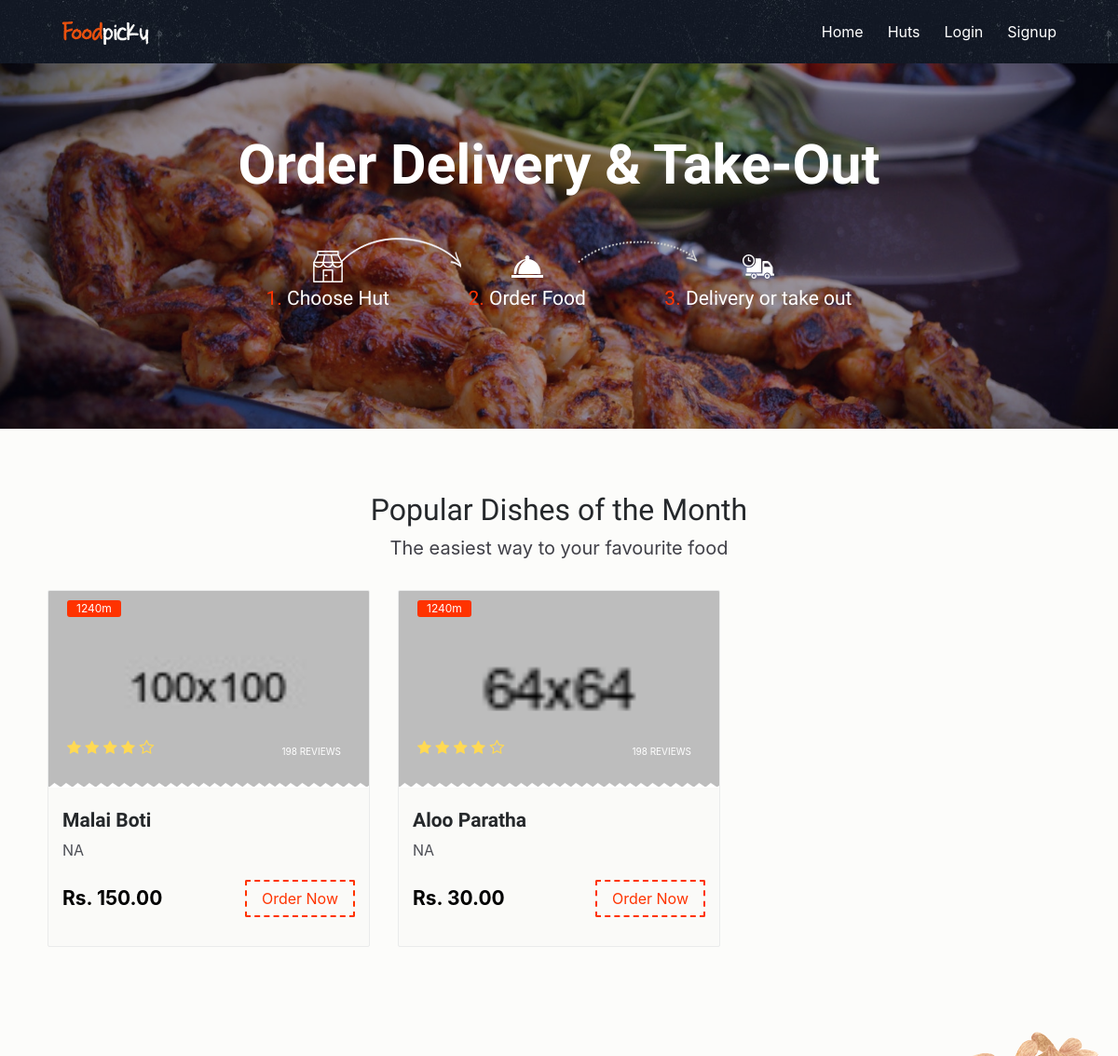
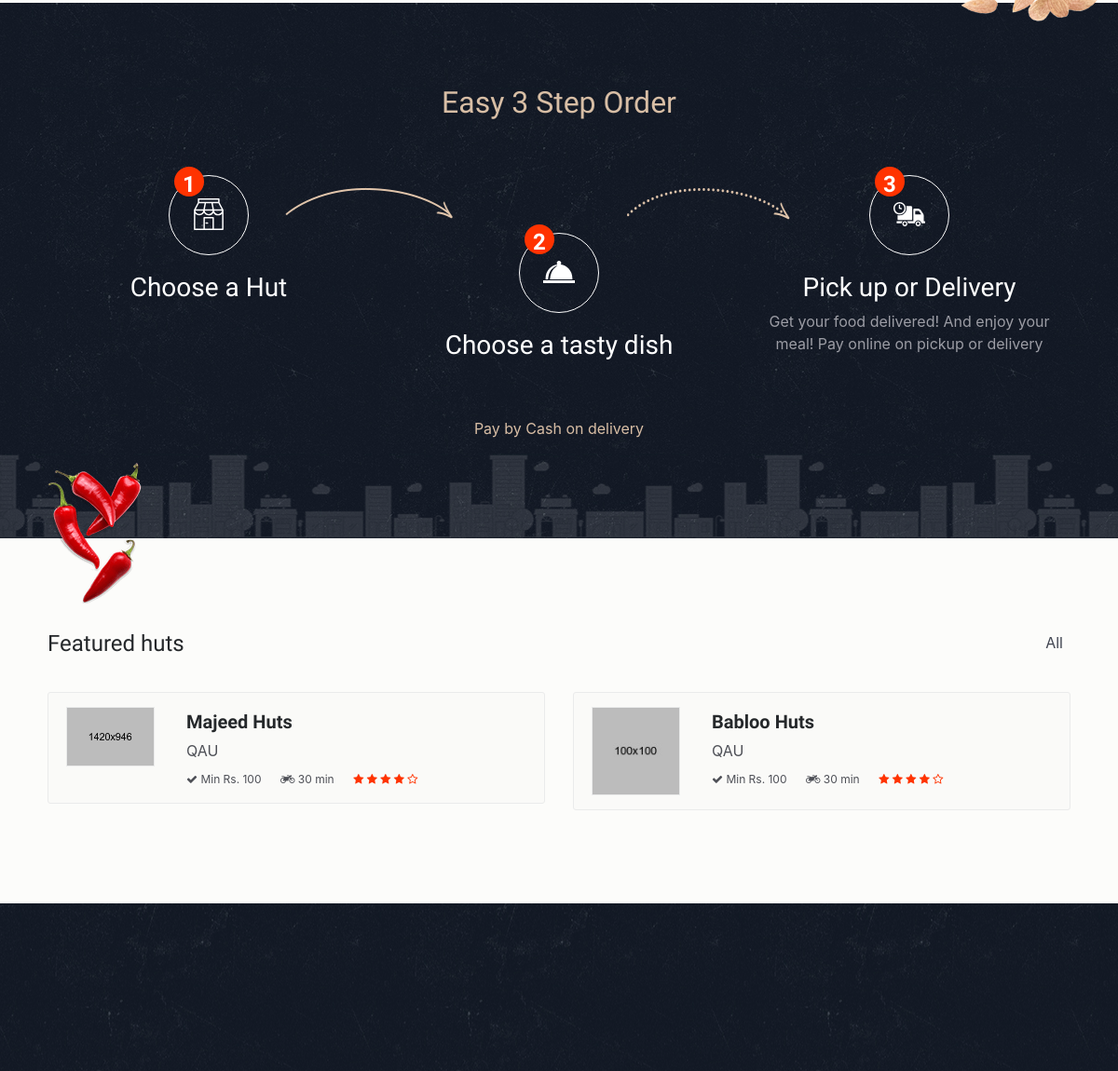
Before: / with the older database file (2 pictures, top to bottom).
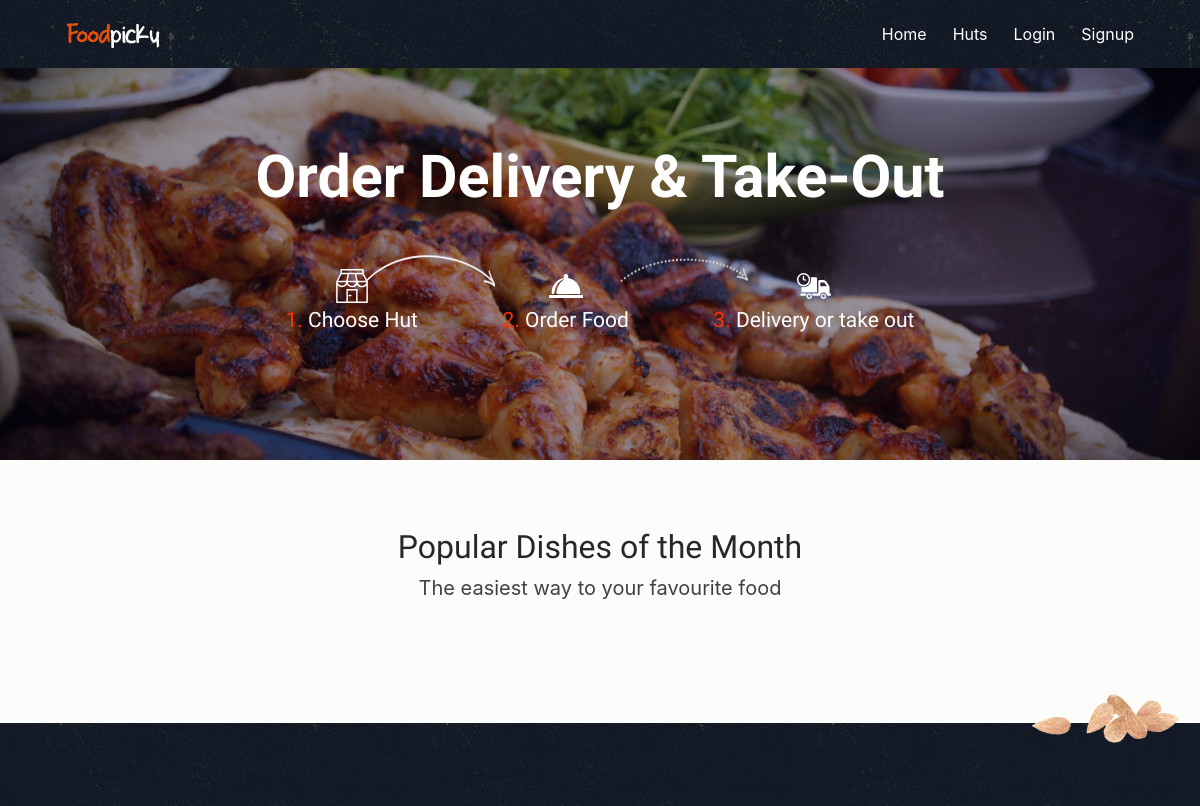
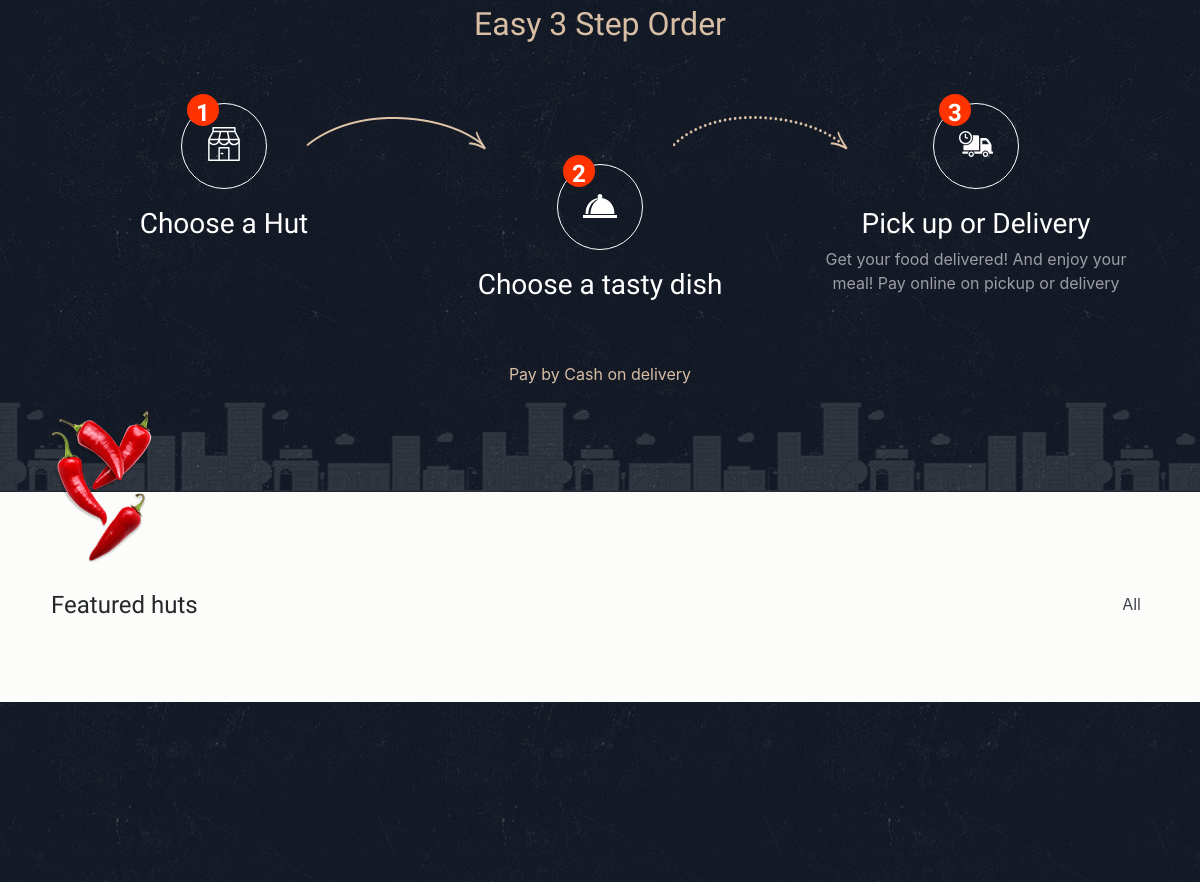
After: the same page with the newer database file (2 pictures, top to bottom).
### tables this page shows
CREATE TABLE `dishes` (
  `d_id` int(222) NOT NULL,
  `rs_id` int(222) NOT NULL,
  `title` varchar(222) NOT NULL,
  `slogan` varchar(222) NOT NULL,
  `price` decimal(10,2) NOT NULL,
  `img` varchar(222) NOT NULL
);

CREATE TABLE `restaurant` (
  `rs_id` int(222) NOT NULL,
  `c_id` int(222) DEFAULT NULL,
  `title` varchar(222) NOT NULL,
  `email` varchar(222) NOT NULL,
  `phone` varchar(222) NOT NULL,
  `url` varchar(222) NOT NULL,
  `o_hr` varchar(222) NOT NULL,
  `c_hr` varchar(222) NOT NULL,
  `o_days` varchar(222) NOT NULL,
  `address` text NOT NULL,
  `image` text NOT NULL,
  `date` timestamp NOT NULL DEFAULT current_timestamp() ON UPDATE current_timestamp()
);

### index.php (the view, shortened to what this page needs)
<?php include("connection/connect.php");
?>
<!DOCTYPE html>
<html lang="en">
<head>
    <link href="css/bootstrap.min.css" rel="stylesheet">
    <link href="css/font-awesome.min.css" rel="stylesheet">
    <link href="css/animsition.min.css" rel="stylesheet">
    <link href="css/animate.css" rel="stylesheet">
    <link href="css/style.css" rel="stylesheet">
</head>
<body class="home">
    <header id="header" class="header-scroll top-header headrom">
        <nav class="navbar navbar-dark">
            <div class="container">
                <a class="navbar-brand" href="index.php"> <img class="img-rounded" src="images/food-picky-logo.png"
                        alt=""> </a>
                <div class="collapse navbar-toggleable-md  float-lg-right" id="mainNavbarCollapse">
                    <ul class="nav navbar-nav">
                        <li class="nav-item"> <a class="nav-link active" href="index.php">Home </a> </li>
                        <li class="nav-item"> <a class="nav-link active" href="restaurants.php">Huts </a> </li>
                        <?php
                                if(empty($_SESSION["user_id"]))
                                {
                                    echo '<li class="nav-item"><a href="login.php" class="nav-link active">Login</a> </li>
                                    <li class="nav-item"><a href="registration.php" class="nav-link active">Signup</a> </li>';
                                }
                                else
                                {
                                    echo  '<li class="nav-item"><a href="your_orders.php" class="nav-link active">Your Orders</a> </li>';
                                    echo  '<li class="nav-item"><a href="logout.php" class="nav-link active">Logout</a> </li>';
                                }
                            ?>
                    </ul>
                </div>
            </div>
        </nav>
    </header>
    <section class="hero bg-image" data-image-src="images/img/main.jpeg">
        <div class="hero-inner">
            <div class="container text-center hero-text font-white">
                <h1>Order Delivery & Take-Out </h1>
                <div class="steps">
                    <div class="step-item step1">
                        <h4><span>1. </span>Choose Hut</h4>
                    </div>
                    <div class="step-item step2">
                        <h4><span>2. </span>Order Food</h4>
                    </div>
                    <div class="step-item step3">
                        <h4><span>3. </span>Delivery or take out</h4>
                    </div>
                </div>
            </div>
        </div>
    </section>
    <section class="popular">
        <div class="container">
            <div class="title text-xs-center m-b-30">
                <h2>Popular Dishes of the Month</h2>
                <p class="lead">The easiest way to your favourite food</p>
            </div>
            <div class="row"> <?php
					$query_res= mysqli_query($db,"select * from dishes LIMIT 3");
					while($r=mysqli_fetch_array($query_res)) {
						echo '  <div class="col-xs-12 col-sm-6 col-md-4 food-item">
									<div class="food-item-wrap">
										<div class="figure-wrap bg-image" data-image-src="admin/Res_img/dishes/'.$r['img'].'">
											<div class="distance"><i class="fa fa-pin"></i>1240m</div>
											<div class="rating pull-left"> <i class="fa fa-star"></i> <i class="fa fa-star"></i> <i class="fa fa-star"></i> <i class="fa fa-star"></i> <i class="fa fa-star-o"></i> </div>
											<div class="review pull-right"><a href="#">198 reviews</a> </div>
										</div>
										<div class="content">
											<h5><a href="dishes.php?res_id='.$r['rs_id'].'">'.$r['title'].'</a></h5>
											<div class="product-name">'.$r['slogan'].'</div>
											<div class="price-btn-block"> <span class="price">Rs. '.$r['price'].'</span> <a href="dishes.php?res_id='.$r['rs_id'].'" class="btn theme-btn-dash pull-right">Order Now</a> </div>
										</div>
									</div>
								</div>';
    				}?>
            </div>
        </div>
    </section>
    <section class="how-it-works">
        <div class="container">
            <div class="text-xs-center">
                <h2>Easy 3 Step Order</h2>
                <div class="row how-it-works-solution">
                    <div class="col-xs-12 col-sm-12 col-md-4 how-it-works-steps white-txt col1">
                        <div class="how-it-works-wrap">
                            <div class="step step-1">
                                <div class="icon" data-step="1">
                                </div>
                                <h3>Choose a Hut</h3>
                            </div>
                        </div>
                    </div>
                    <div class="col-xs-12 col-sm-12 col-md-4 how-it-works-steps white-txt col2">
                        <div class="step step-2">
                            <div class="icon" data-step="2">
                            </div>
                            <h3>Choose a tasty dish</h3>
                        </div>
                    </div>
                    <div class="col-xs-12 col-sm-12 col-md-4 how-it-works-steps white-txt col3">
                        <div class="step step-3">
                            <div class="icon" data-step="3">
                            </div>
                            <h3>Pick up or Delivery</h3>
                            <p>Get your food delivered! And enjoy your meal! Pay online on pickup or delivery</p>
                        </div>
                    </div>
                </div>
            </div>
            <div class="row">
                <div class="col-sm-12 text-center">
                    <p class="pay-info">Pay by Cash on delivery</p>
                </div>
            </div>
        </div>
    </section>
    <section class="featured-restaurants">
        <div class="container">
            <div class="row">
                <div class="col-sm-4">
                    <div class="title-block pull-left">
                        <h4>Featured huts</h4>
                    </div>
                </div>
                <div class="col-sm-8">
                    <div class="restaurants-filter pull-right">
                        <nav class="primary pull-left">
                            <ul>
                                <li><a href="#" class="selected" data-filter="*">all</a> </li>
                            </ul>
                        </nav>
                    </div>
                </div>
            </div>
            <div class="row">
                <div class="restaurant-listing">
                    <?php
						    $ress= mysqli_query($db,"select * from restaurant");
                            while($rows=mysqli_fetch_array($ress))
                            {
                                echo ' <div class="col-xs-12 col-sm-12 col-md-6 single-restaurant all ">
                                            <div class="restaurant-wrap">
                                                <div class="row">
                                                    <div class="col-xs-12 col-sm-3 col-md-12 col-lg-3 text-xs-center">
                                                        <a class="restaurant-logo" href="dishes.php?res_id='.$rows['rs_id'].'" > <img src="admin/Res_img/'.$rows['image'].'" alt="Restaurant logo"> </a>
                                                    </div>
                                                    <div class="col-xs-12 col-sm-9 col-md-12 col-lg-9">
                                                        <h5><a href="dishes.php?res_id='.$rows['rs_id'].'" >'.$rows['title'].'</a></h5> <span>'.$rows['address'].'</span>
                                                        <div class="bottom-part">
                                                            <div class="cost"><i class="fa fa-check"></i> Min Rs. 100</div>
                                                            <div class="mins"><i class="fa fa-motorcycle"></i> 30 min</div>
                                                            <div class="ratings"> <span>
                                                                    <i class="fa fa-star"></i>
                                                                    <i class="fa fa-star"></i>
                                                                    <i class="fa fa-star"></i>
                                                                    <i class="fa fa-star"></i>
                                                                    <i class="fa fa-star-o"></i>
                                                                </span>  </div>
                                                        </div>
                                                    </div>
                                                </div>
                                            </div>
                                        </div>';
                            }
                        ?>
                </div>
            </div>
        </div>
    </section>
    <footer class="footer">
    </footer>
</body>
</html>

Changed rows visible on the page:
removed dishes: img (picture), title "Malai Boti", slogan "NA", price "150.00"
removed dishes: img (picture), title "Aloo Paratha", slogan "NA", price "30.00"
removed restaurant: image (picture), title "Majeed Huts", address "QAU"
removed restaurant: image (picture), title "Babloo Huts", address "QAU"
